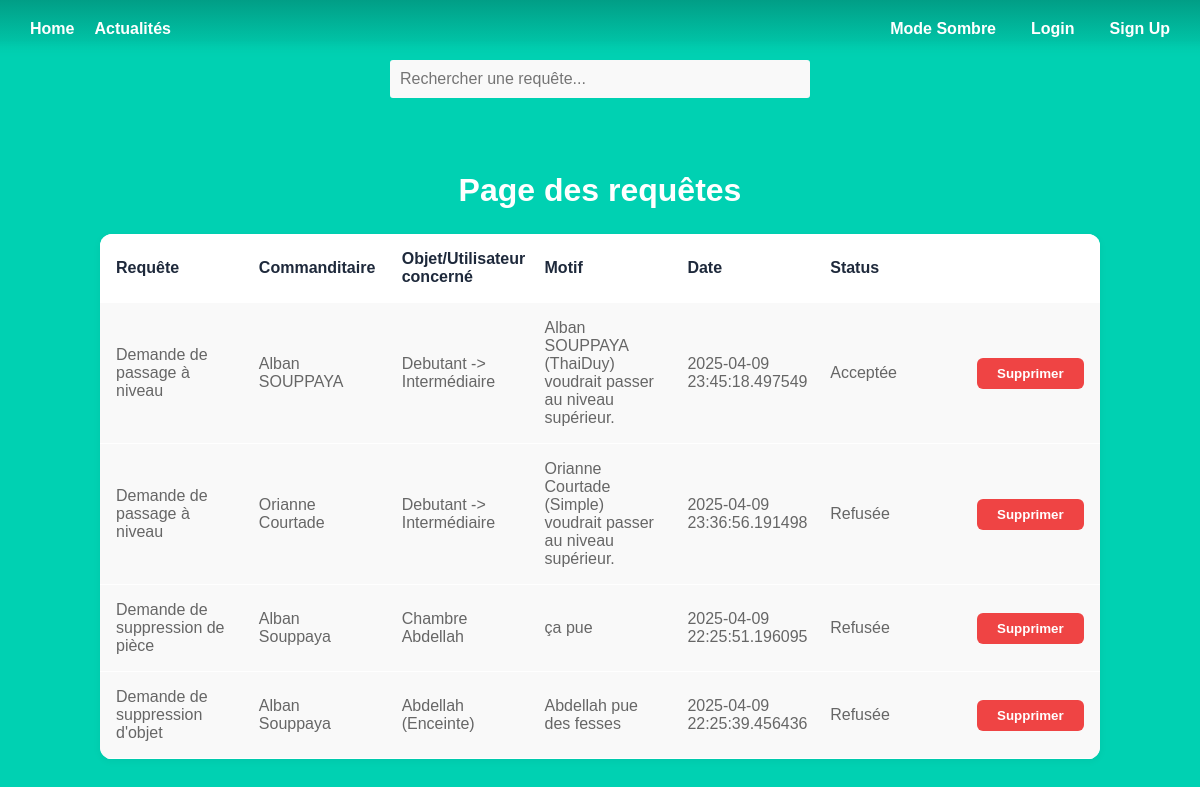
Page /request_admin on the committed database.
### models.py (models this page shows)
class Request(db.Model):
    id = db.Column(db.Integer, primary_key=True)
    title = db.Column(db.String)
    description = db.Column(db.Text)
    status = db.Column(db.String)
    date = db.Column(db.DateTime)
    object_name = db.Column(db.String)
    object_type = db.Column(db.String)
    user_lastname = db.Column(db.String)
    user_firstname = db.Column(db.String)

### admin.py (the view)
@admin.route('/request_admin')
def request_admin_list():
    q = request.args.get('q', '')
    requests = Request.query.filter(
        or_(
            Request.title.ilike(f'%{q}%'),
            Request.object_name.ilike(f'%{q}%'),
            Request.description.ilike(f'%{q}%'),
            cast(Request.date, String).ilike(f'%{q}%')
        )
    ).order_by(desc(Request.date)).all()
    return render_template('admin_request.html', requests=requests)

### templates/admin_request.html (shortened to what this page needs)
{% extends 'base.html' %}
{% block content %}
<div class="search-container">
    <input type="text" id="searchInput2" class="search-input search-obj" placeholder="Rechercher une requête...">
</div>
<h1 class="title">
    Page  des requêtes
</h1>
<div class="resquest-container">
        <table>
            <tr>
                <th>Requête</th>
                <th>Commanditaire</th>
                <th>Objet/Utilisateur concerné</th>
                <th>Motif</th>
                <th>Date</th>
                <th>Status</th>
                <th></th>
            </tr>
        <tbody id="results">
        {% for rqs in requests %}
        {% if rqs.title == "Demande de suppression d'objet" %}
            <tr>
                <td>{{rqs.title}}</td>
                <td>{{rqs.user_firstname}} {{rqs.user_lastname}}</td>
                <td>{{rqs.object_name}} ({{rqs.object_type}})</td>
                <td>{{rqs.description}}</td>
                <td>{{rqs.date}}</td>
                {% if rqs.status == "En attente" %}
                <td>
                    <form action="{{ url_for('admin.request_accept', request_id=rqs.id) }}" method="post">
                        <button type="submit" class="accept-btn">Accepter</button>
                    </form>
                    <form action="{{ url_for('admin.request_refuse', request_id=rqs.id) }}" method="post">
                        <button type="submit" class="refuse-btn">Refuser</button>
                    </form>
                </td>
                {% else %}
                    <td>{{rqs.status}}</td>
                {% endif %}
                <td>
                    <form action="{{ url_for('admin.delete_request', request_id=rqs.id) }}" method="post">
                        <button type="submit" class="refuse-btn">Supprimer</button>
                    </form>
                </td>
            </tr>
        {% elif rqs.title == "Demande de suppression de pièce" %}
        <tr>
            <td>{{rqs.title}}</td>
            <td>{{rqs.user_firstname}} {{rqs.user_lastname}}</td>
            <td>{{rqs.object_name}}</td>
            <td>{{rqs.description}}</td>
            <td>{{rqs.date}}</td>
            {% if rqs.status == "En attente" %}
            <td>
                <form action="{{ url_for('admin.request_accept', request_id=rqs.id) }}" method="post">
                    <button type="submit" class="accept-btn">Accepter</button>
                </form>
                <form action="{{ url_for('admin.request_refuse', request_id=rqs.id) }}" method="post">
                    <button type="submit" class="refuse-btn">Refuser</button>
                </form>
            </td>
            {% else %}
                <td>{{rqs.status}}</td>
            {% endif %}
            <td>
                <form action="{{ url_for('admin.delete_request', request_id=rqs.id) }}" method="post">
                    <button type="submit" class="refuse-btn">Supprimer</button>
                </form>
            </td>
        </tr>
        {% elif rqs.title == "Demande de passage à niveau" %}
            <tr>
                <td>{{rqs.title}}</td>
                <td>{{rqs.user_firstname}} {{rqs.user_lastname}}</td>
                <td>{{rqs.object_name}}</td>
                <td>{{rqs.description}}</td>
                <td>{{rqs.date}}</td>
                {% if rqs.status == "En attente" %}
                <td>
                    <form action="{{ url_for('admin.request_accept', request_id=rqs.id) }}" method="post">
                        <button type="submit" class="accept-btn">Accepter</button>
                    </form>
                    <form action="{{ url_for('admin.request_refuse', request_id=rqs.id) }}" method="post">
                        <button type="submit" class="refuse-btn">Refuser</button>
                    </form>
                </td>
                {% else %}
                    <td>{{rqs.status}}</td>
                {% endif %}
                <td>
                    <form action="{{ url_for('admin.delete_request', request_id=rqs.id) }}" method="post">
                        <button type="submit" class="refuse-btn">Supprimer</button>
                    </form>
                </td>
            </tr>
        {% endif %}
        {% endfor %}
        </tbody>
        </table>
</div>
{% endblock %}

### templates/base.html (shortened to what this page needs)
<!DOCTYPE html>
<html lang="fr">
<head>
    <link rel="stylesheet" href="{{ url_for('static', filename='styles/base2.css') }}" />
</head>
<body>
    <section class="hero is-primary is-fullheight">
        <div class="hero-head">
            <nav class="navbar">
                <div class="container">
                    <div class="navbar-start">
                        <a href="{{ url_for('main.index') }}" class="navbar-item">Home</a>
                        <a href="{{ url_for('main.actualite') }}" class="navbar-item">Actualités</a>
                    </div>
                    <div class="navbar-end">
                        <a id="toggle-dark-mode" class="themeToggle navbar-item" onclick="toggleColorMode()" >Mode Sombre</a>
                        {% if current_user.is_authenticated %}
                        <a href="{{ url_for('auth.logout') }}" class="navbar-item">Logout</a>
                            <a href="{{ url_for('main.profile') }}" class="navbar-item">
                                {% if current_user.image %}
                                    <img class="pp" width="30" height="30">
                                {% else %}
                                    <img src="{{ url_for('static', filename='profile-icon-white-6-1.png') }}" alt="Profil"  width="30" height="30">
                                {% endif %}
                            </a>
                        {% else %}
                            <a href="{{ url_for('auth.login') }}" class="navbar-item">Login</a>
                            <a href="{{ url_for('auth.signup') }}" class="navbar-item">Sign Up</a>
                        {% endif %}
                    </div>
                </div>
            </nav>
        </div>
        <div class="hero-body">
                {% block content %}
                {% endblock %}
        </div>
    </section>
</body>
</html>

### static/styles/base2.css (style rules this page uses)
html, body { height: 100%; margin: 0; padding: 0; font-family: 'Arial', sans-serif; background-color: var(--clair); color: rgb(0, 0, 0); text-align: center; }
:root { --clair: #00d1b2; --moyen: #14c2a8; --fonce: #019e86; --tresfonce: #00a88b; --ecriture: white; --box: white; --titrebox: black; --border: #ddd; --writeinput: #aaa; --itembox: #f9f9f9; --titreitem: #333; --pitem: #666; --ecritureform: black; --titrerequete: #1e293b; }
.navbar { display: flex; justify-content: space-between; align-items: center; background: linear-gradient(to bottom, var(--fonce), var(--clair)); padding: 10px 20px; color: var(--ecriture); -webkit-mask-image: linear-gradient(to bottom, rgba(0, 0, 0, 1) 70%, rgba(0, 0, 0, 0)); mask-image: linear-gradient(to bottom, rgba(0, 0, 0, 1) 70%, rgba(0, 0, 0, 0)); height: 10%; }
.navbar .container { display: flex; width: 100%; justify-content: space-between; align-items: center; margin-top: 0px; }
.navbar-start { display: flex; align-items: center; }
.navbar-end { display: flex; align-items: center; gap: 15px; }
.navbar-item { color: var(--ecriture) !important; font-weight: bold; text-decoration: none; padding: 10px; }
.hero-body { display: flex; flex-direction: column; justify-content: center; align-items: center; height: calc(100vh - 56px); width: 100%; box-sizing: border-box; height: 90%; }
.title { color: var(--ecriture); padding-top: 25px; font-size: 2rem; font-weight: 600; line-height: 1.125 }
.search-container { display: flex; justify-content: center; margin-bottom: 20px; }
.search-input { width: 400px; max-width: 100%; padding: 10px; border: 2px solid var(--clair); border-radius: 5px; font-size: 16px; background-color: var(--itembox); }
.resquest-container table { table-layout: fixed; width: 100%; border-collapse: collapse; margin: 0 auto; max-width: 1000px; background-color: var(--box); border-radius: 12px; overflow: hidden; box-shadow: 0 2px 8px rgba(0, 0, 0, 0.05); margin-bottom: 30px; }
.resquest-container th, td { text-align: left; padding: 1rem; border-bottom: 1px solid var(--box); }
.resquest-container th { background-color: var(--box); color: var(--titrerequete); font-weight: 600; }
.resquest-container td { background-color: var(--itembox); color: var(--pitem); }
.resquest-container form { display: inline-block; margin: 0.25rem; }
.resquest-container form button { padding: 0.5rem 1rem; border: none; border-radius: 6px; font-weight: 600; cursor: pointer; transition: all 0.2s ease-in-out; }
.resquest-container .refuse-btn[type="submit"]:last-child { background-color: #ef4444; color: var(--ecriture); padding-left: 20px; padding-right: 20px; }

### rows in the picture
Request: title "Demande de passage à niveau", user_firstname "Alban", user_lastname "SOUPPAYA", object_name "Debutant -> Intermédiaire", description "Alban SOUPPAYA (ThaiDuy) voudrait passer au niveau supérieur.", date "2025-04-09 23:45:18.497549", status "Acceptée"
Request: title "Demande de passage à niveau", user_firstname "Orianne", user_lastname "Courtade", object_name "Debutant -> Intermédiaire", description "Orianne Courtade (Simple) voudrait passer au niveau supérieur.", date "2025-04-09 23:36:56.191498", status "Refusée"
Request: title "Demande de suppression de pièce", user_firstname "Alban", user_lastname "Souppaya", object_name "Chambre Abdellah", description "ça pue", date "2025-04-09 22:25:51.196095", status "Refusée"
Request: title "Demande de suppression d'objet", user_firstname "Alban", user_lastname "Souppaya", object_name "Abdellah", object_type "Enceinte", description "Abdellah pue des fesses", date "2025-04-09 22:25:39.456436", status "Refusée"
